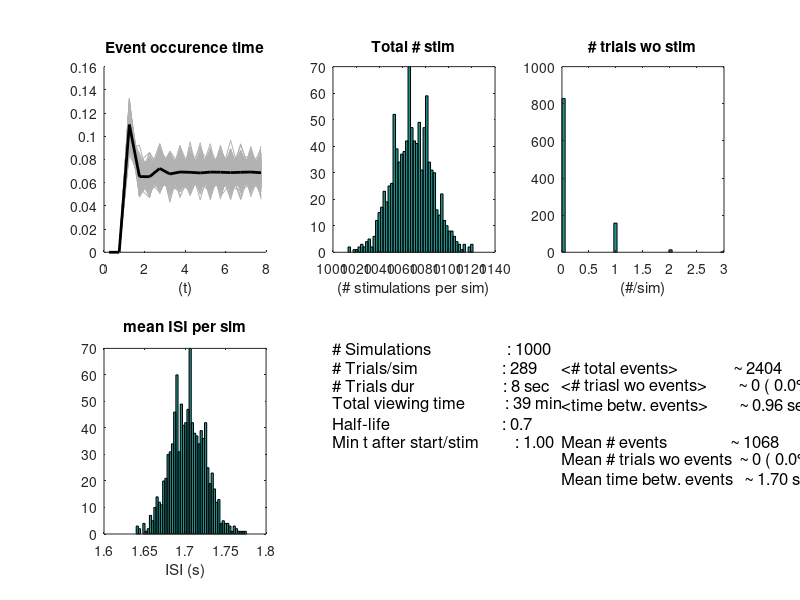

Here is the MATLAB script that generated this plot: (Note: a time limit stopped this script after it produced the figure.)
%% %%%%%%%%%%%%%%%%%%%%%%%%%%%%%%%%%%%%%%%%%%%%%%%%%%%%%%%%%%%%%%%%%%%%%%%%%
% E275

trialdur    = 8;
halflife    = trialdur/12;
decay       = log(2)./halflife;         %lambda
mean_life   = 1/decay;
min_length  = 1.0;
display(sprintf('\nCalculating estimates for:\n\n  Trial duration : %4.2f s\n  Half-life      : %4.2f s\n  Lambda         : %4.2f\n  Mean interval  : %4.2f s',trialdur,halflife,decay,mean_life))


nsim        = 1000;
ntrials     = 289;
binwidth    = .5;
tbins       = 0:binwidth:trialdur;
display(sprintf('\nRunning %d simulations of %d trials each\n',nsim,ntrials))

%% 
nevents                     = zeros(1,nsim);        % number of events per sim
nostim                      = zeros(1,nsim);        % number of trials without stimulation
 intervals                   = zeros(1,nsim);        % times between trials
% intervals2                   = [];
ntimes                      = zeros(nsim,length(tbins));
for n =1:nsim
    times                   = [];                   % times of event occurence
    interv                  = [];                   
    for nT = 1:ntrials
        rvals               = min_length+(-1./decay .* log(rand([1 10])));
        localsum            = cumsum(rvals(1:end));
        if localsum(1)<trialdur
            nevents(1,n)    = nevents(1,n)+find(localsum<trialdur,1,'last');
            times           = [times,localsum(1:find(localsum<trialdur,1,'last'))];
%                 interv          = [interv,mean(rvals(1:find(localsum<trialdur,1,'last')))];      % we need to take the mean of each trial interval, otrhewise we are waiting them more than they should
%                interv          = [interv,rvals(1:find(localsum<trialdur,1,'last')+1)]; need to select also the interval that goes further of the length of the trial, otherwise we are sampling selectively short intervals
            interv  = [interv diff([0 localsum(1:find(localsum<trialdur,1,'last')) trialdur])];

        else
            nostim(1,n)     = nostim(1,n)+1;
%                  interv          = [interv,rvals(1)];      % sampling of the intervals that are longer than trial duration
                 interv          = [interv,trialdur];     % this is what would happen, but it will result in an stimate smaller than expectide time because sometime the new event would occur at a duration longer than trialdur
        end
    end
    ntimes(n,:)             = histc(times,tbins);
    intervals(n)            = mean(interv);
 end

%%
figure
set(gcf,'Position',[160 15 982 690])
subplot(2,3,1)
hold on
plot(tbins(1:end-1)+binwidth/2,ntimes(:,1:end-1)./repmat(sum(ntimes(:,1:end-1),2),1,length(tbins)-1),'Color',[.7 .7 .7])
plot(tbins(1:end-1)+binwidth/2,mean(ntimes(:,1:end-1)./repmat(sum(ntimes(:,1:end-1),2),1,length(tbins)-1)),'LineWidth',2,'Color',[0 0 0])
title('Event occurence time')
xlabel('(t)')

subplot(2,3,2)
hist(nevents,50)
title('Total # stim')
xlabel('(# stimulations per sim)')


subplot(2,3,3)
hist(nostim,50)
title('# trials wo stim')
xlabel('(#/sim)')


subplot(2,3,4)
hist(intervals,50)
title('mean ISI per sim')
xlabel('ISI (s)')

subplot(2,3,5)
axis off
text(0,1,sprintf('# Simulations                   : %d',nsim),'Fontsize',12)
text(0,.9,sprintf('# Trials/sim                     : %d',ntrials),'Fontsize',12)
text(0,.8,sprintf('# Trials dur                      : %d sec',trialdur),'Fontsize',12)
text(0,.7,sprintf('Total viewing time          : %d min',ceil(ntrials*trialdur/60)),'Fontsize',12)
text(0,.6,sprintf('Half-life                            : %2.1f',halflife),'Fontsize',12)
text(0,.5,sprintf('Min t after start/stim         : %2.2f',min_length),'Fontsize',12)

subplot(2,3,6)
axis off
text(0,.9,sprintf('<# total events>              ~ %d',round(decay*trialdur*ntrials)),'Fontsize',12)
text(0,.8,sprintf('<# triasl wo events>        ~ %d (%4.1f%%)',round(ntrials/(2^(trialdur/halflife))),100/(2^(trialdur/halflife))) ,'Fontsize',12)
text(0,.7,sprintf('<time betw. events>        ~ %4.2f sec',halflife/log(2)),'Fontsize',12)

text(0,.5,sprintf('Mean # events                ~ %d',round(mean(nevents))),'Fontsize',12)
text(0,.4,sprintf('Mean # trials wo events  ~ %d (%4.1f%%)',round(mean(nostim)),round(mean(nostim))/ntrials*100),'Fontsize',12)
text(0,.3,sprintf('Mean time betw. events   ~ %4.2f sec',mean(intervals)),'Fontsize',12)

%%
% % what about the convergence of the time between event
samp = [];
for s = 1:100   % number samples per time
    for rep = 1:ntrials
        rvals                       = (-1./decay .* log(rand([1 s])));
        samp(s,rep)                 = mean(rvals);
    end
    s
end
figure
hold on
plot(1:s,mean(samp,2))
plot(1:s,mean(samp,2)+std(samp,1,2)./sqrt(rep),'--')
plot(1:s,mean(samp,2)-std(samp,1,2)./sqrt(rep),'--')

%%
% hazard(t)=first_failure(t)/no_failure(t)
% Flat hazard occurs when the probability of an event to occur is the same
% independently of the time is has happened since last event.
% hazard(t)=const (lambda)
% IN ORDER OF THIS TO WORK WELL AND NOT BEING BIASED IT NEED TO SAMPLE
% PROPERLY THE EXPONENTIAL DISTRIBUTION, the upper limit of the binning
% need to be several times the halflife
halflife            = 1;
decay               = log(2)./halflife;  

samples             = 500000;
bins                = 10000;
timelimit           = 30*halflife;
binwidth            = timelimit/bins;
rvals               = (-1./decay .* log(rand([1 samples])));
nbins               = 0:binwidth:timelimit;
n                   = histc(rvals,nbins);
pn                  = n(1:end-2)./(sum(n));
% 

figure
hold all
h(1)                = plot(nbins(1:end-2),pn);
h(2)                = plot(nbins(1:end-2),1-cumsum(pn));
h(3)                = plot(nbins(1:end-2),pn./binwidth./[1,(1-cumsum(pn(1:end-1)))]);
h(4)                = vline(halflife);
h(5)                = line([nbins(1) nbins(end-2)],[decay decay],'Color',[0 0 0]);
axis([0  timelimit -decay 2/decay])

legend(h,{'Failure','Survival','Hazard','Half-life','Lambda'})
